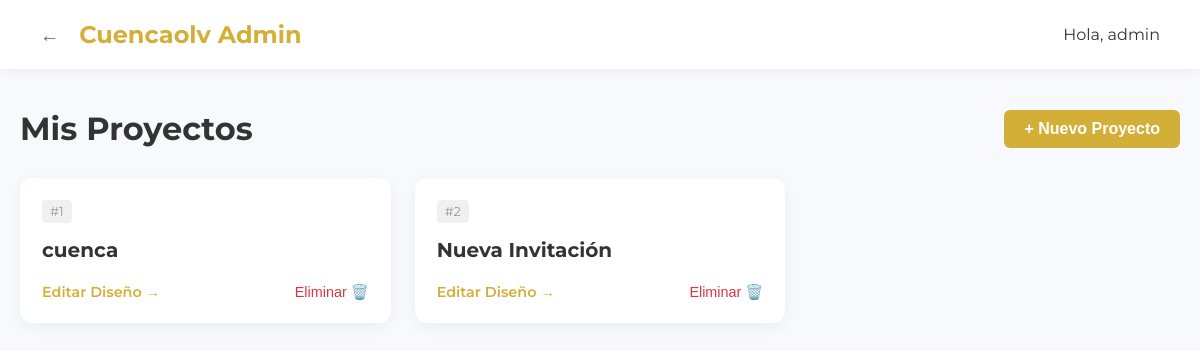
The app's page /admin/projects (signed in) with its own data.
### models.py (models this page shows)
class Employee(Base):
    __tablename__ = "employees"
    id = Column(Integer, primary_key=True, index=True)
    username = Column(String, unique=True, index=True)
    hashed_password = Column(String)
    is_active = Column(Boolean, default=True)
    role = Column(String, default="employee")

class InvitationConfig(Base):
    __tablename__ = "invitations_config"
    id = Column(Integer, primary_key=True, index=True)
    name = Column(String, index=True) # Un nombre interno para identificarla
    config_json = Column(Text) # Guardaremos la configuración en JSON
    guests = relationship("Guest", back_populates="invitation")

### routers/admin.py (the view)
@router.get("/admin/projects", response_class=HTMLResponse)
async def projects_page(request: Request, db: Session = Depends(get_db)):
    try:
        user = await get_current_user_cookie(request, db)
        if not user:
            return RedirectResponse(url="/login")
        projects = db.query(models.InvitationConfig).all()
        return templates.TemplateResponse("projects.html", {"request": request, "user": user, "projects": projects})
    except Exception as e:
        import traceback
        error_msg = traceback.format_exc()
        return HTMLResponse(f"<h1>Error Interno del Servidor</h1><pre>{error_msg}</pre>", status_code=500)

### templates/projects.html (shortened to what this page needs)
<!DOCTYPE html>
<html lang="es">
<head>
</head>
<body>
    <header class="header">
        <div class="header-left">
            <a href="/admin" class="back-btn" title="Volver al Dashboard">←</a>
            <h1>Cuencaolv Admin</h1>
        </div>
        <div class="user-info">
            <span>Hola, {{ user.username }}</span>
        </div>
    </header>
    <div class="container">
        <div class="page-header">
            <h2>Mis Proyectos</h2>
            <form action="/admin/projects/create" method="POST" style="margin: 0;">
                <button type="submit" class="create-btn">+ Nuevo Proyecto</button>
            </form>
        </div>
        <div class="projects-grid">
            {% if projects %}
                {% for project in projects %}
                <div class="project-card">
                    <div class="project-header">
                        <span class="project-id">#{{ project.id }}</span>
                    </div>
                    <h3 class="project-title">{{ project.name }}</h3>
                    <div class="project-footer" style="display: flex; justify-content: space-between; align-items: center;">
                        <a href="/admin/editor/{{ project.id }}" class="edit-link" style="text-decoration: none;">Editar Diseño →</a>
                        <form action="/admin/projects/delete/{{ project.id }}" method="POST" style="margin: 0;" onsubmit="return confirm('¿Seguro que deseas eliminar este proyecto? Esta acción no se puede deshacer.');">
                            <button type="submit" class="delete-btn" style="background: transparent; border: none; color: #dc3545; cursor: pointer; font-size: 0.9rem; padding: 0;">Eliminar 🗑️</button>
                        </form>
                    </div>
                </div>
                {% endfor %}
            {% else %}
                <div class="empty-state">
                    <h3>No tienes proyectos aún</h3>
                    <p>Comienza creando tu primera invitación digital.</p>
                </div>
            {% endif %}
        </div>
    </div>
</body>
</html>

### templates/projects.html (style rules this page uses)
:root { --primary: #d4af37; --primary-hover: #bfa033; --bg-color: #f7f9fc; --text-dark: #333; --card-bg: #fff; }
body { font-family: 'Montserrat', sans-serif; background-color: var(--bg-color); margin: 0; padding: 0; color: var(--text-dark); }
.header { background-color: var(--card-bg); padding: 20px 40px; box-shadow: 0 2px 10px rgba(0, 0, 0, 0.05); display: flex; justify-content: space-between; align-items: center; }
.header-left { display: flex; align-items: center; gap: 20px; }
.back-btn { color: #666; text-decoration: none; font-weight: 600; font-size: 1.2rem; }
.header h1 { margin: 0; color: var(--primary); font-size: 1.5rem; }
.container { max-width: 1200px; margin: 40px auto; padding: 0 20px; }
.page-header { display: flex; justify-content: space-between; align-items: center; margin-bottom: 30px; }
.page-header h2 { margin: 0; font-size: 2rem; }
.create-btn { background-color: var(--primary); color: white; padding: 10px 20px; text-decoration: none; border-radius: 6px; font-weight: 600; transition: background 0.3s; border: none; cursor: pointer; font-size: 1rem; }
.projects-grid { display: grid; grid-template-columns: repeat(auto-fill, minmax(280px, 1fr)); gap: 24px; }
.project-card { background: var(--card-bg); border-radius: 12px; padding: 20px; box-shadow: 0 4px 15px rgba(0, 0, 0, 0.05); transition: transform 0.3s, box-shadow 0.3s; text-decoration: none; color: inherit; display: flex; flex-direction: column; border: 2px solid transparent; }
.project-header { display: flex; justify-content: space-between; align-items: center; margin-bottom: 15px; }
.project-id { font-size: 0.8rem; color: #999; background: #f0f0f0; padding: 4px 8px; border-radius: 4px; }
.project-title { font-size: 1.25rem; font-weight: 700; margin: 0; }
.project-footer { margin-top: 20px; display: flex; justify-content: flex-end; }
.edit-link { color: var(--primary); font-weight: 600; font-size: 0.9rem; }

### records on screen
Employee: username "admin"
InvitationConfig: id "1", name "cuenca"
InvitationConfig: id "2", name "Nueva Invitación"
